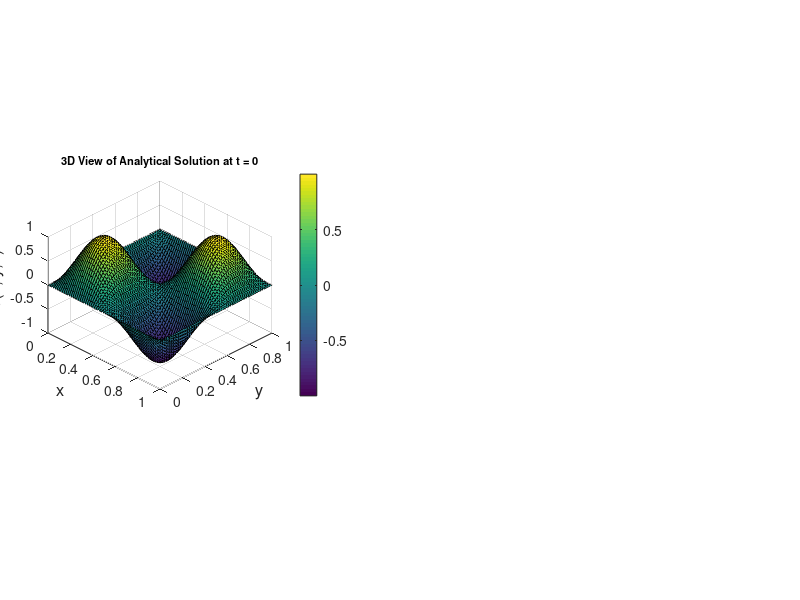

Here is the MATLAB script that generated this plot: (Note: this script raises an error after producing the figure.)
% --- Parameters ---
L = 1;
alpha = 0.01;
Nx = 64; Ny = 64; Nt = 480;
x = linspace(0, L, Nx);
y = linspace(0, L, Ny);
t = linspace(0, 3.0, Nt);
[X, Y, T] = meshgrid(x, y, t);

% --- Analytical ssolution ---
k = 2 * pi;
U = sin(k * X) .* sin(k * Y) .* exp(-2 * alpha * k^2 * T);

target_time = 0;
[~, t_idx] = min(abs(t - target_time));
U_slice = U(:, :, t_idx);

% --- figure ---
figure('Position', [100, 100, 1600, 600]);

% --- 3D Plot ---
subplot('Position', [0.06, 0.15, 0.35, 0.75]);  % left, bottom, width, height
surf(x, y, U_slice');
xlabel('x', 'FontSize', 12); ylabel('y', 'FontSize', 12); zlabel('u(x, y, t)', 'FontSize', 12);
title(['3D View of Analytical Solution at t = ', num2str(t(t_idx))], 'FontWeight', 'bold', 'FontSize', 8);
view(45, 30);
pbaspect([1 1 0.7]);
cb1 = colorbar;
cb1.Position = [0.42, 0.2, 0.01, 0.6];

% --- 2D Plot ---
subplot('Position', [0.55, 0.15, 0.35, 0.75]);
imagesc(x, y, U_slice');
set(gca, 'YDir', 'normal');
xlabel('x', 'FontSize', 12); ylabel('y', 'FontSize', 12);
title(['2D Heatmap of Solution at t = ', num2str(t(t_idx))], 'FontWeight', 'bold', 'FontSize', 8);
axis equal tight;
cb2 = colorbar;
cb2.Position = [0.92, 0.2, 0.01, 0.6];

% Save to .mat file
X_flat = reshape(X, [], 1);
Y_flat = reshape(Y, [], 1);
T_flat = reshape(T, [], 1);
U_flat = reshape(U, [], 1);
save('heat_ground_truth.mat', 'X_flat', 'Y_flat', 'T_flat', 'U_flat');